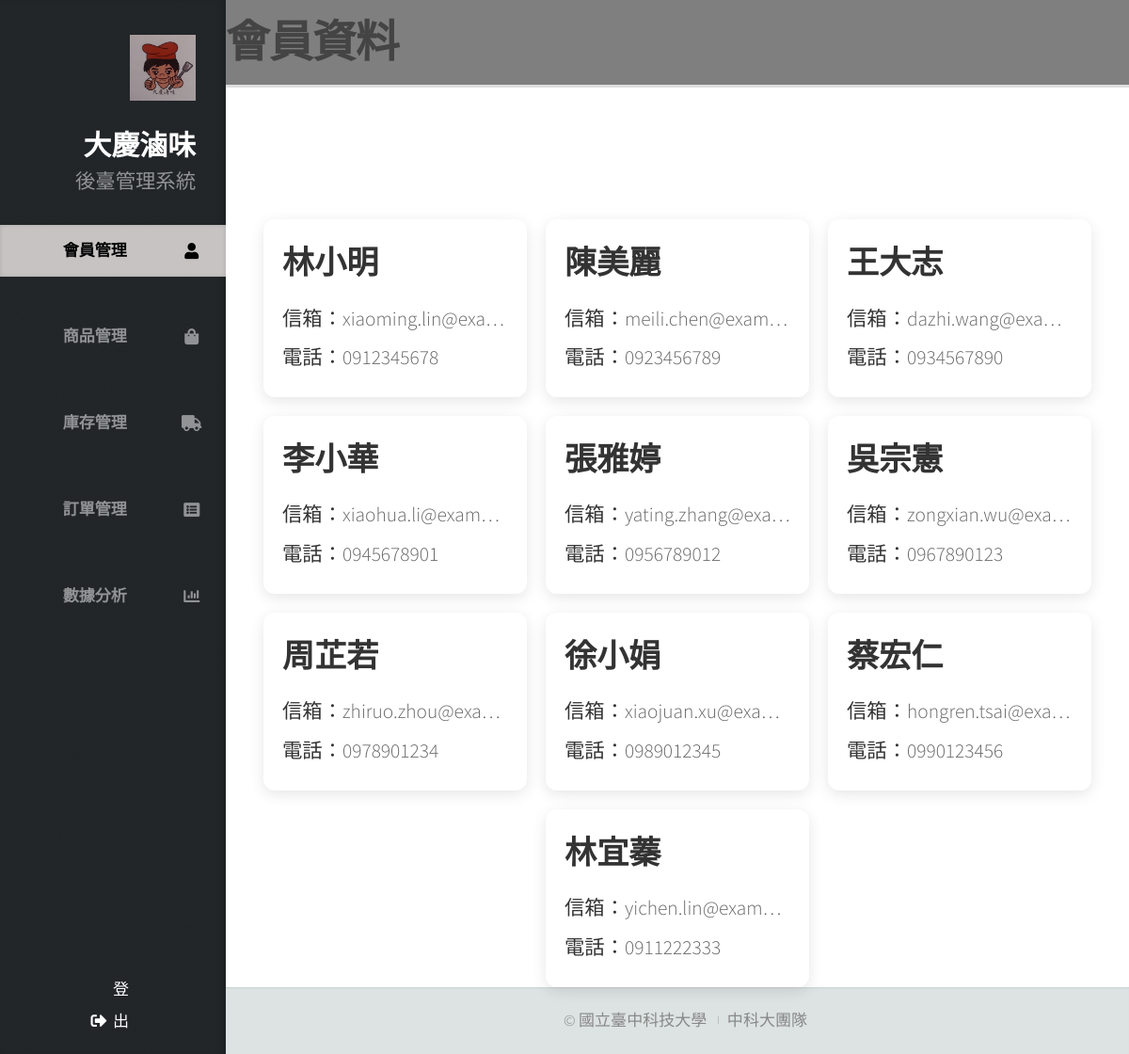
The app's page /Backstage/index.php (signed in), older data.
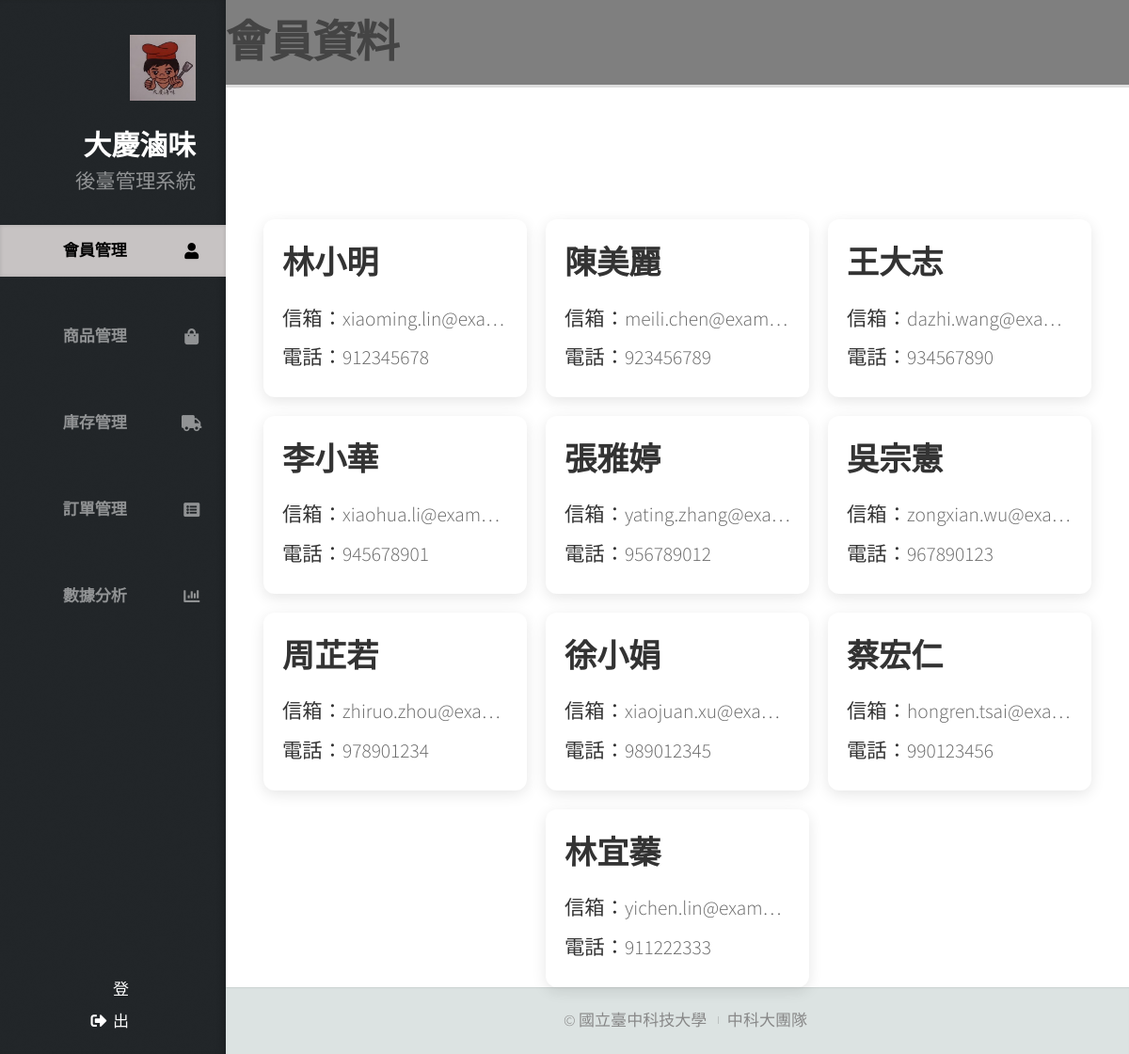
The same page, newer data.
### tables this page shows
CREATE TABLE `customer` (
  `Customer_ID` int(11) NOT NULL COMMENT '顧客 ID',
  `Customer_name` varchar(100) DEFAULT NULL COMMENT '顧客姓名',
  `Customer_mail` varchar(100) DEFAULT NULL COMMENT '顧客電子郵件',
  `Customer_phone` varchar(20) DEFAULT NULL COMMENT '顧客電話'
);

### Backstage/index.php (the view, shortened to what this page needs)
<!DOCTYPE HTML>
<html>
<head>
  <link rel="stylesheet" href="assets/css/main.css" />
  <link rel="stylesheet" href="assets/css/members.css" />
  <link rel="stylesheet" href="https://cdn.jsdelivr.net/npm/sweetalert2@11.0.18/dist/sweetalert2.min.css">
</head>
<body class="is-preload">
  <div id="header">
    <div class="top">
      <div id="logo">
        <div class="image">
          <span class="image avatar48"><img src="images/LOGOS.jpg" alt="" /></span>
        </div>
        <div class="content">
          <h1 id="title">大慶滷味</h1>
          <p>後臺管理系統</p>
        </div>
      </div>
      <nav id="nav">
        <ul>
          <li><a href="index.php" id="top-link"><span class="icon solid fa-user" style="color: #000;">會員管理</span></a></li>
          <li><a href="commodity.php" id="portfolio-link" data-username="<?php echo $_SESSION['username']; ?>"><span class="icon solid fa-shopping-bag">商品管理</span></a></li>
          <li><a href="commrid.php" id="porrid-link" data-username="<?php echo $_SESSION['username']; ?>"><span class="icon solid fa-truck">庫存管理</span></a></li>
          <li><a href="order_history.php" id="about-link" data-username="<?php echo $_SESSION['username']; ?>"><span class="icon solid fa-list-alt">訂單管理</span></a></li>
          <li><a href="dataanalysis.php" id="contact-link" data-username="<?php echo $_SESSION['username']; ?>"><span class="icon solid fa-chart-bar">數據分析</span></a></li>
        </ul>
      </nav>
    </div>
    <div class="bottom">
      <ul class="icons">
        <li><span class="icon solid fa-sign-out-alt"><a href="logout.php">登出</a></span></li>
      </ul>
    </div>
  </div>
  <div id="main">
    <h2 class="member-title">會員資料</h2>
    <div class="member-container">
      <?php
      include("db_connection.php");
      $sql = "SELECT Customer_name, Customer_mail, Customer_phone FROM customer";
      $result = $conn->query($sql);
      if ($result->num_rows > 0):
        while ($row = $result->fetch_assoc()): ?>
          <div class="member-card">
            <h3><?php echo htmlspecialchars($row['Customer_name']); ?></h3>
            <p><strong>信箱：</strong><?php echo htmlspecialchars($row['Customer_mail']); ?></p>
            <p><strong>電話：</strong><?php echo htmlspecialchars($row['Customer_phone']); ?></p>
          </div>
        <?php endwhile;
      else: ?>
        <p>目前無會員資料。</p>
      <?php endif;
      ?>
    </div>
  </div>
  <div id="footer">
    <ul class="copyright">
      <li>&copy; 國立臺中科技大學</li>
      <li>中科大團隊 </li>
    </ul>
  </div>
</body>
</html>

### Backstage/assets/css/members.css (style rules this page uses)
#top-link { background: rgb(199, 195, 195); box-shadow: inset 0 0 0.25em 0 rgba(0, 0, 0, 0.125); }
body .member-title { margin-bottom: 20px; font-size: 2.2em; font-weight: bold; text-align: left; color: #444; padding: 10px 0; border-bottom: 3px solid #ddd; }
body .member-container { display: flex; flex-wrap: wrap; gap: 20px; padding-top: 120px; justify-content: center; }
body .member-card { background-color: white; border-radius: 12px; padding: 20px; width: 280px; box-shadow: 0 4px 15px rgba(0, 0, 0, 0.1); transition: transform 0.3s ease, box-shadow 0.3s ease; word-wrap: break-word; overflow-wrap: break-word; }
body .member-card h3 { margin: 0 0 15px; font-size: 1.6em; color: #333; font-weight: 600; }
body .member-card p { margin: 4px 0; color: #666; font-size: 1em; white-space: nowrap; overflow: hidden; text-overflow: ellipsis; cursor: pointer; }
body .member-card p strong { color: #333; }

Row changes from the older to the newer data that the page shows:
changed customer "林小明": Customer_phone "0912345678" → "912345678"
changed customer "陳美麗": Customer_phone "0923456789" → "923456789"
changed customer "王大志": Customer_phone "0934567890" → "934567890"
changed customer "李小華": Customer_phone "0945678901" → "945678901"
changed customer "張雅婷": Customer_phone "0956789012" → "956789012"
changed customer "吳宗憲": Customer_phone "0967890123" → "967890123"
changed customer "周芷若": Customer_phone "0978901234" → "978901234"
changed customer "徐小娟": Customer_phone "0989012345" → "989012345"
changed customer "蔡宏仁": Customer_phone "0990123456" → "990123456"
changed customer "林宜蓁": Customer_phone "0911222333" → "911222333"
